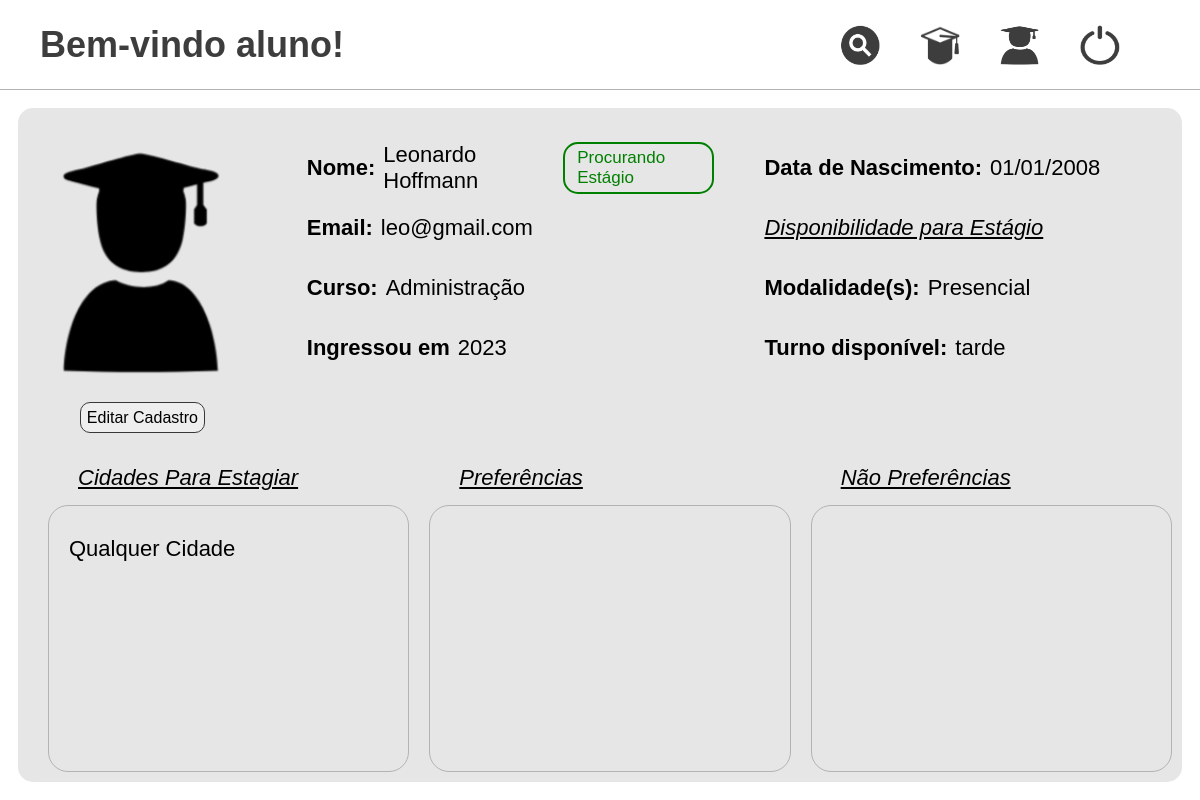
/pages/visualizar/visualizarAluno.php?id=32 (signed in), run on the app's committed database.
### tables this page shows
CREATE TABLE `foto` (
  `ID_Foto` int(11) NOT NULL,
  `Link_Foto` varchar(255) DEFAULT NULL,
  `Nome_Foto` varchar(100) DEFAULT NULL
);

CREATE TABLE `usuario` (
  `ID_Usuario` int(11) NOT NULL,
  `Nome` varchar(50) DEFAULT NULL,
  `Sobrenome` varchar(50) DEFAULT NULL,
  `Email` varchar(100) DEFAULT NULL,
  `Senha` varchar(255) DEFAULT NULL,
  `Tipo_Usuario` varchar(20) DEFAULT NULL,
  `Status_Cadastro` varchar(20) DEFAULT 'ativo',
  `ID_Foto` int(11) DEFAULT NULL,
  `CPF` varchar(20) DEFAULT NULL,
  `Data_Nascimento` date DEFAULT NULL
);

CREATE TABLE `aluno` (
  `ID_Aluno` int(11) NOT NULL,
  `Turno_Disponivel` varchar(15) DEFAULT NULL,
  `Status_Estagio` varchar(30) DEFAULT NULL,
  `ID_Curso` int(11) DEFAULT NULL,
  `Modalidade` varchar(30) DEFAULT NULL,
  `Ano_Ingresso` int(10) DEFAULT NULL,
  `Matricula` varchar(50) DEFAULT NULL
);

CREATE TABLE `curso` (
  `ID_Curso` int(11) NOT NULL,
  `Nome` varchar(50) DEFAULT NULL
);

CREATE TABLE `usuario_cidade` (
  `ID_Usuario` int(11) NOT NULL,
  `ID_Cidade` int(11) NOT NULL
);

### src/bd/MySQL.php (called while the page is built, shortened)
<?php
class MySQL {
	private $connection;
	public function __construct() {
		$this->connection = new \mysqli(HOST, USUARIO, SENHA, BANCO);
		$this->connection->set_charset("utf8");
	}
	public function search(string $sql, string $types, array $params) : array {
		$stmt = $this->connection->prepare($sql);
		if(!($types == "" || empty($params))) {
			$stmt->bind_param($types, ...$params);
		}
		$stmt->execute();
		$result = $stmt->get_result();
    	return $result ? $result->fetch_all(MYSQLI_ASSOC) : [];
	}
}
?>

### src/classes/Usuario.php (called while the page is built, shortened)
<?php
class Usuario {
    protected int $idUsuario;
    protected int $idFoto;
    protected string $nome;
    protected string $sobrenome;
    protected string $senha;
    protected string $email;
    protected string $tipoUsuario;
    protected string $cpf;
    protected string $dataNascimento;
    protected string $statusCadastro = "Ativo";
    public function __construct(string $email, string $senha) {
        $this->email = $email;
        $this->senha = $senha;
    }
    public static function findUsuario(int $idUsuario) : Usuario {
        $conexao = new MySQL();
        $tipos = "i";
        $params = [$idUsuario];
        $sql = "SELECT *, DATE_FORMAT(u.Data_Nascimento, '%d/%m/%Y') AS Data_Nascimento FROM usuario u
        WHERE u.ID_Usuario = ? AND u.Status_Cadastro = 'ativo'";
        $resultados = $conexao->search($sql, $tipos, $params);
        $resultado = $resultados[0];
        $usuario = new Usuario($resultado["Email"], $resultado["Senha"]);
        $usuario->setIdUsuario($resultado["ID_Usuario"]);
        $usuario->setIdFoto($resultado["ID_Foto"]);
        $usuario->setNome($resultado["Nome"]);
        $usuario->setSobrenome($resultado["Sobrenome"]);
        $usuario->setTipoUsuario($resultado["Tipo_Usuario"]);
        $usuario->setStatusCadastro($resultado["Status_Cadastro"]);
        $usuario->setDataNascimento($resultado["Data_Nascimento"]);
        $usuario->setCPF($resultado["CPF"]);
        $usuario->setPreferencias();
        return $usuario;
    }
    public function setPreferencias() : void {
        $conexao = new MySQL();
        $tipos = "i";
        $params = [$this->idUsuario];
        $sql = "SELECT * FROM preferencia p
        JOIN usuario_preferencia up ON up.ID_Preferencia = p.ID_Preferencia WHERE up.Prefere = 'sim' AND up.ID_Usuario = ? ORDER BY p.Descricao";
        $resultados = $conexao->search($sql, $tipos, $params);
        $sql = "SELECT * FROM preferencia p
        JOIN usuario_preferencia up ON up.ID_Preferencia = p.ID_Preferencia WHERE up.Prefere = 'nao' AND up.ID_Usuario = ? ORDER BY p.Descricao";
        $resultados = $conexao->search($sql, $tipos, $params);
    }
    public function getIdUsuario() : int {
        return $this->idUsuario;
    }
    public function setIdUsuario(int $idUsuario) : void {
        $this->idUsuario = $idUsuario;
    }
    public function getIdFoto() : int {
        return $this->idFoto;
    }
    public function setIdFoto(int $idFoto) : void {
        $this->idFoto = $idFoto;
    }
    public function getEmail() : string {
        return $this->email;
    }
    public function getNome() : string {
        return $this->nome;
    }
    public function setNome(string $nome) : void {
        $this->nome = $nome;
    }
    public function getSobrenome() : string {
        return $this->sobrenome;
    }
    public function setSobrenome(string $sobrenome) : void {
        $this->sobrenome = $sobrenome;
    }
    public function getSenha() : string {
        return $this->senha;
    }
    public function getTipoUsuario() : string {
        return $this->tipoUsuario;
    }
    public function setTipoUsuario(string $tipoUsuario) : void {
        $this->tipoUsuario = $tipoUsuario;
    }
    public function getStatusCadastro() : string {
        return $this->statusCadastro;
    }
    public function setStatusCadastro(string $statusCadastro) : void {
        $this->statusCadastro = $statusCadastro;
    }
    public function getDataNascimento() : string {
        return $this->dataNascimento;
    }
    public function setDataNascimento(string $dataNascimento) : void {
        $this->dataNascimento = $dataNascimento;
    }
    public function getCPF() : string {
        return $this->cpf;
    }
    public function setCPF(string $cpf) : void {
        $this->cpf = $cpf;
    }
}
?>

### src/classes/Aluno.php (called while the page is built, shortened)
<?php
class Aluno extends Usuario {
    public static function findAluno($idAluno) : Aluno {
        $usuario = parent::findUsuario($idAluno);
        $connection = new MySQL();
        $tipos = "i";
        $params = [$idAluno];
        $sql = "SELECT a.*, c.Nome AS Nome_Curso FROM aluno a JOIN curso c ON c.ID_Curso = a.ID_Curso WHERE a.ID_Aluno = ?";
        $resultados = $connection->search($sql, $tipos, $params);
        $resultado = $resultados[0];
        $aluno = new Aluno($usuario->getEmail(), $usuario->getSenha());
        $aluno->setIdUsuario( $usuario->getIdUsuario() );
        $aluno->setNome( $usuario->getNome() );
        $aluno->setSobrenome( $usuario->getSobrenome() );
        $aluno->setTipoUsuario( $usuario->getTipoUsuario() );
        $aluno->setIdFoto( $usuario->getIdFoto() );
        $aluno->setStatusCadastro( $usuario->getStatusCadastro() );
        $aluno->setDataNascimento( $usuario->getDataNascimento() );
        $aluno->setCPF( $usuario->getCPF() );
        $aluno->setPreferencias();
        $aluno->setTurnoDisponivel($resultado["Turno_Disponivel"]);
        $aluno->setStatusEstagio($resultado["Status_Estagio"]);
        $aluno->setModalidade($resultado["Modalidade"]);
        $aluno->setAnoIngresso($resultado["Ano_Ingresso"]);
        $aluno->setMatricula($resultado["Matricula"]);
        $aluno->setIdCurso($resultado["ID_Curso"]);
        $aluno->setCidadesEstagiar();
        return $aluno;
    }
    public function setCidadesEstagiar() : void {
        $conexao = new MySQL();
        $tipos = "i";
        $params = [$this->idUsuario];
        $sql = "SELECT * FROM cidade c JOIN usuario_cidade uc ON uc.ID_Cidade = c.ID_Cidade WHERE uc.ID_Usuario = ? ORDER BY c.UF, c.Nome";
        $resultados = $conexao->search($sql, $tipos, $params);
    }
}
?>

### pages/visualizar/visualizarAluno.php (the view, shortened to what this page needs)
<?php
$aluno = Aluno::findAluno($_GET["id"]);
$foto = $aluno->getFoto();
$curso = $aluno->getCurso();
$cidadesEstagiar = $aluno->getCidadesEstagiar();
$modalidades = $aluno->getModalidade();
$modalidade = "";
if($modalidades == "presencial,online,hibrido"){
    $modalidade = "Presencial, online ou híbrido";
}else if ($modalidades == "presencial,online"){
    $modalidade = "Presencial ou online";
}else if ($modalidades == "presencial,hibrido"){
    $modalidade = "Presencial ou híbrido";
}else if ($modalidades == "online,hibrido"){
    $modalidade = "Online ou Híbrido";
}else if ($modalidades == "presencial"){
    $modalidade = "Presencial";
}else if ($modalidades == "online"){
    $modalidade = "Online";
}else if ($modalidades == "hibrido"){
    $modalidade = "Híbrido";
}
?>
<!DOCTYPE html>
<html lang="pt-BR">
<head>
    <link rel="stylesheet" href="./../../src/styles/reset.css">
    <link rel="stylesheet" href="./../../src/styles/styleVisualizar.css">
</head>
<body>
    <div class="container">
        <?php
        require_once __DIR__ . "/../../menu.php";
        ?>
        <main>
            <div class="content">
                <section class="linha-1">
                    <section class="imagem">
                        <figure>
                            <?php echo "<img src='./../../{$foto->getLinkFoto()}' alt='Foto do Aluno' />"; ?>
                        </figure>
                        <div id=editPerfil>
                            <?php if($_SESSION["idUsuario"] == $_GET["id"]) echo "<a href='./../editar/editarCadastroAluno.php'>Editar Cadastro</a>"; ?>
                        </div>
                    </section>
                    <section class="dados-usuario">
                        <?php
                        $status = ucwords($aluno->getStatusEstagio());
                        if($status == 'Procurando Estágio'){
                            $cor = "green";
                        } else{
                            $cor = "red";
                        }
                        echo "<p><strong style='margin-right: 8px;'>Nome:</strong> {$aluno->getNome()} {$aluno->getSobrenome()} <span class='status' style='color: {$cor}; border: 2px solid {$cor}'>{$status}</span> ";
                        echo "<p><strong style='margin-right: 8px;'>Email: </strong> {$aluno->getEmail()}</p>";
                        echo "<p><strong style='margin-right: 8px;'>Curso: </strong> {$curso->getNome()}</p>";
                        echo "<p><strong style='margin-right: 8px;'>Ingressou em </strong>{$aluno->getAnoIngresso()}</p>";
                        ?>
                    </section>
                    <section class="dados-usuario">
                        <?php
                        echo "<p><strong style='margin-right: 8px;'>Data de Nascimento: </strong> {$aluno->getDataNascimento()}</p>";
                        ?>
                        <p class="titulo-dados">Disponibilidade para Estágio</p>
                        <?php
                        echo "<p><strong style='margin-right: 8px;'>Modalidade(s): </strong> {$modalidade}</p>";
                        echo "<p><strong style='margin-right: 8px;'>Turno disponível: </strong>{$aluno->getTurnoDisponivel()}</p>";
                        ?>
                    </section>
                </section>
                <section class="linha-2">
                    <section class="cidades">
                        <p class="titulo-dados">Cidades Para Estagiar</p>
                        <div>
                            <?php
                            foreach($cidadesEstagiar as $cidade) {
                                if($cidade["nome"] == "Todos") {
                                    echo "<p>Qualquer Cidade</p>";
                                    continue;
                                }
                            }
                            ?>
                        </div>
                    </section>
                    <section class="preferencias">
                        <p class="titulo-dados">Preferências</p>
                        <div>
                        </div>
                    </section>
                    <section class="nao-preferencias">
                        <p class="titulo-dados">Não Preferências</p>
                        <div>
                        </div>
                    </section>
                </section>
            </div>
        </main>
    </div>
</body>
</html>

### src/styles/styleVisualizar.css (style rules this page uses)
main { display: flex; justify-content: center; align-items: center; overflow: hidden; }
.content { width: 97%; height: 95%; background-color: rgb(230, 230, 230); border-radius: 15px; padding: 10px; display: grid; grid-template-rows: 50% 50%; grid-template-columns: 100%; }
.linha-1 { display: grid; grid-template-columns: 20% 40% 40%; }
.imagem { place-items: center; margin-bottom: 10px; display: flex; flex-direction: column; align-items: center; justify-content: flex-start; }
.imagem figure { width: 90%; height: 90%; display: flex; justify-content: center; align-items: center; }
#editPerfil a { text-decoration: none; background-color: rgb(238, 238, 238); padding: 6px; border: 1px solid rgb(55, 56, 55); border-radius: 10px; font-size: 16px; }
.imagem figure img { width: auto; height: 80%; filter: brightness(0); }
.dados-usuario { height: 100%; padding-left: 50px; padding-top: 20px; display: grid; grid-template-rows: repeat(auto-fill, minmax(auto, 60px)); grid-template-columns: 100%; }
.dados-usuario > p { display: flex; flex-direction: row; align-items: center; padding: 0%; }
.status { margin-left: 20px; padding: 4px 12px; font-size: 17px; color: green; border: 2px solid green; border-radius: 15px; display: flex; justify-content: center; align-items: center; }
.linha-2 { margin-top: 20px; display: grid; grid-template-rows: 100%; grid-template-columns: repeat(3, 1fr); }
.linha-2 section { padding-left: 20px; display: grid; grid-template-rows: 40px 1fr; grid-template-columns: 100%; }
.linha-2 > section > p { padding-left: 30px; }
.titulo-dados { text-decoration: underline; font-style: italic; }
.linha-2 section div { width: 100%; height: 100%; padding: 30px 20px; display: grid; grid-template-columns: 100%; grid-auto-rows: 50px; border: 1px solid #b3b3b3; border-radius: 20px; overflow-y: scroll; }

### src/styles/menu.css (style rules this page uses)
.container { width: 100vw; height: 100vh; display: grid; grid-template-rows: 90px 1fr; grid-template-columns: 100%; overflow: auto; }
header, main { width: 100%; height: 100%; }

### data on the page
foto: Link_Foto (picture)
usuario: Nome "Leonardo", Sobrenome "Hoffmann", Email "leo@gmail.com"
aluno: Status_Estagio "Procurando Estágio", Ano_Ingresso "2023", Modalidade "Presencial", Turno_Disponivel "tarde"
curso: Nome "Administração"

### other printed values
$_SESSION['tipoUsuario'] "aluno"
$aluno->getDataNascimento() "01/01/2008"
